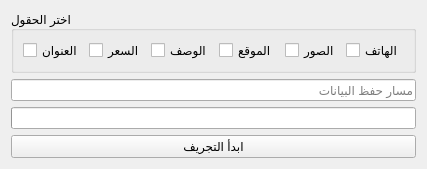
<ui version="4.0">
  <class>PageScraper</class>
  <widget class="QWidget" name="PageScraper">
    <layout class="QVBoxLayout" name="verticalLayout">
      <item>
        <widget class="QGroupBox" name="groupFields">
          <property name="title"><string>اختر الحقول</string></property>
          <layout class="QHBoxLayout" name="horizontalLayoutFields">
            <item><widget class="QCheckBox" name="checkTitle"><property name="text"><string>العنوان</string></property></widget></item>
            <item><widget class="QCheckBox" name="checkPrice"><property name="text"><string>السعر</string></property></widget></item>
            <item><widget class="QCheckBox" name="checkDescription"><property name="text"><string>الوصف</string></property></widget></item>
            <item><widget class="QCheckBox" name="checkLocation"><property name="text"><string>الموقع</string></property></widget></item>
            <item><widget class="QCheckBox" name="checkImages"><property name="text"><string>الصور</string></property></widget></item>
            <item><widget class="QCheckBox" name="checkPhone"><property name="text"><string>الهاتف</string></property></widget></item>
          </layout>
        </widget>
      </item>
      <item>
        <widget class="QLineEdit" name="editSavePath">
          <property name="placeholderText"><string>مسار حفظ البيانات</string></property>
        </widget>
      </item>
      <item>
        <widget class="QProgressBar" name="progressBar"/>
      </item>
      <item>
        <widget class="QPushButton" name="btnStartScrape">
          <property name="text"><string>ابدأ التجريف</string></property>
        </widget>
      </item>
    </layout>
  </widget>
</ui>
